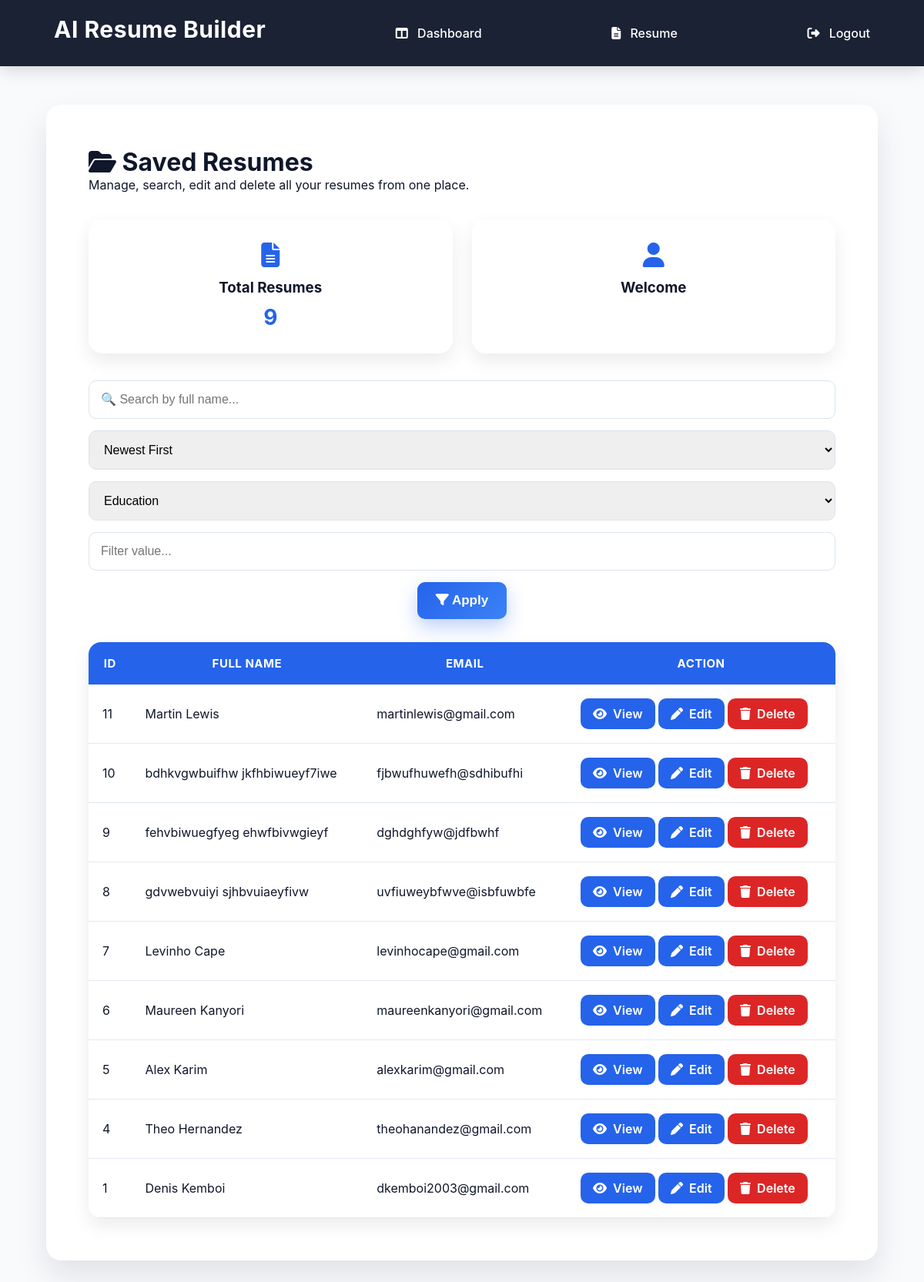
The page /dashboard (signed in) on the database as committed earlier.
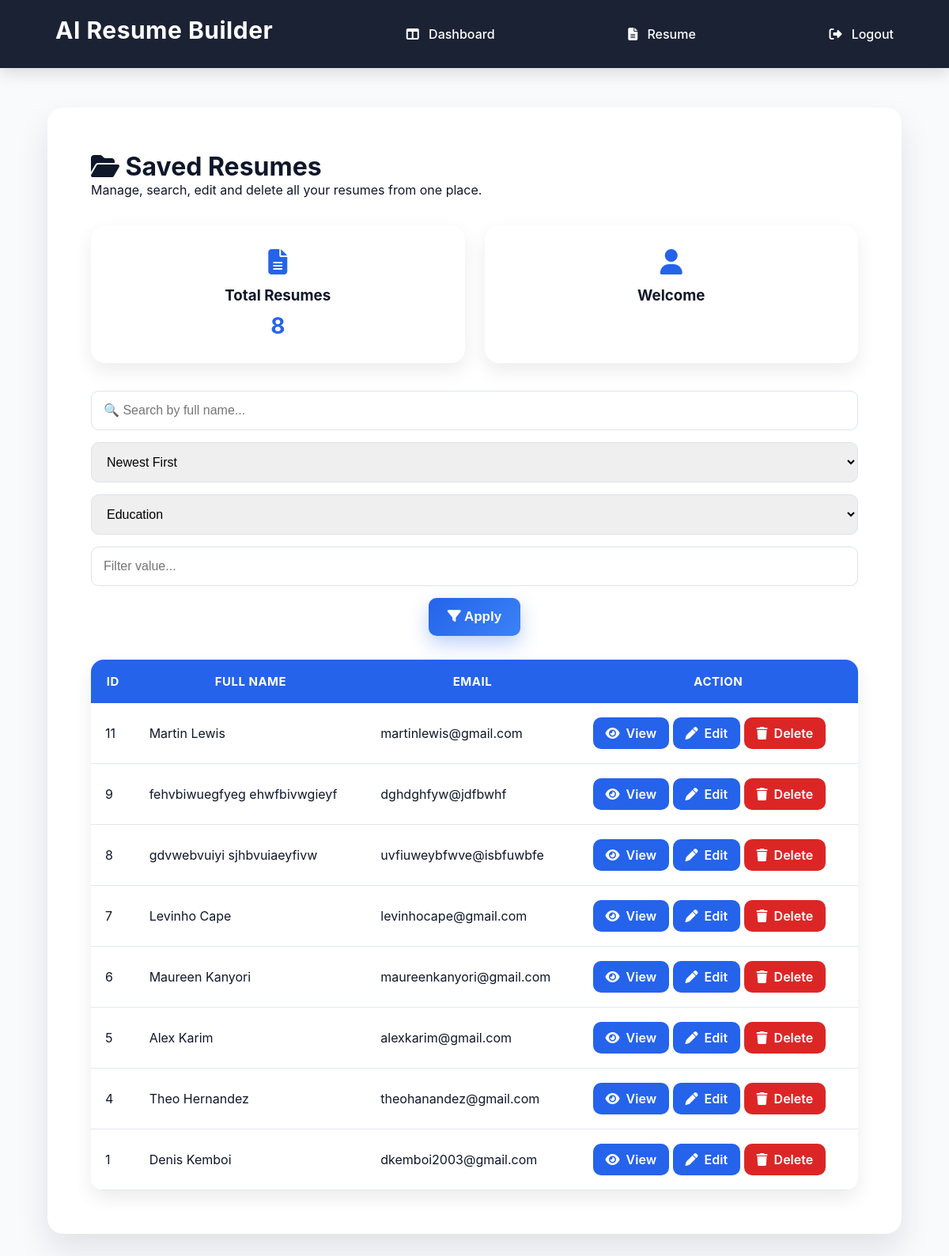
The same page on the database as committed later.
### tables this page shows
CREATE TABLE resumes(
            id INTEGER PRIMARY KEY AUTOINCREMENT,
            user_id INTEGER NOT NULL,
            full_name TEXT,
            email TEXT,
            phone TEXT,
            education TEXT,
            skills TEXT,
            experience TEXT,
            summary TEXT
        );

### app.py (the view)
@app.route("/dashboard")
def dashboard():
    if "user_id" not in session:
        return redirect(url_for("login"))
    user_id = session["user_id"]
    print(user_id)
    print(type(user_id))
    search_query = request.args.get("search", "")
    sort_by = request.args.get("sort", "newest")
    filter_type = request.args.get("filter_type", "")
    filter_value = request.args.get("filter_value", "")
    if search_query:
        resumes = search_resumes(user_id, search_query)
    elif filter_type and filter_value:
        resumes = filter_resumes(user_id, filter_type, filter_value)
    else:
        resumes = sort_resumes(user_id, sort_by)
    stats = get_dashboard_stats(user_id)
    return render_template(
        "dashboard.html",
        resumes=resumes,
        search_query=search_query,
        sort_by=sort_by,
        filter_type=filter_type,
        filter_value=filter_value,
        stats=stats
    )

### database/db.py (called while the page is built, shortened)
def sort_resumes(user_id, sort_by):
    conn = sqlite3.connect(DB_PATH)
    conn.row_factory = sqlite3.Row
    cursor = conn.cursor()
    if sort_by == "oldest":
        query = """
            SELECT id, full_name, email
            FROM resumes
            WHERE user_id = ?
            ORDER BY id ASC
        """
    else:
        query = """
            SELECT id, full_name, email
            FROM resumes
            WHERE user_id = ?
            ORDER BY id DESC
        """
    cursor.execute(query, (user_id,))
    resumes = cursor.fetchall()
    conn.close()
    return resumes

def get_dashboard_stats(user_id):
    conn = sqlite3.connect(DB_PATH)
    conn.row_factory = sqlite3.Row
    cursor = conn.cursor()
    cursor.execute("""
        SELECT COUNT(*)
        FROM resumes
        WHERE user_id = ?
    """, (user_id,))
    total_resumes = cursor.fetchone()[0]
    conn.close()
    return {
        "total_resumes": total_resumes
    }

### templates/dashboard.html (shortened to what this page needs)
{%extends  "base.html" %}
{% block content %}
<div class="resume-preview">
    <h1>
        <i class="fa-solid fa-folder-open"></i>
        Saved Resumes
    </h1>
    <p>
        Manage, search, edit and delete all your resumes from one place.
    </p>
    <div class="stats-container">
        <div class="stat-card">
            <i class="fa-solid fa-file-lines"></i>
            <h3>Total Resumes</h3>
            <p>{{ stats.total_resumes }}</p>
        </div>
        <div class="stat-card">
            <i class="fa-solid fa-user"></i>
            <h3>Welcome</h3>
        </div>
    </div>
    <form method="GET"
        action="{{ url_for('dashboard') }}"
        class="dashboard-toolbar">
        <input
            type="text"
            name="search"
            placeholder="🔍 Search by full name..."
            value="{{ search_query }}">
        <select name="sort">
            <option value="newest"
                {% if sort_by == "newest" %}selected{% endif %}>
                Newest First
            </option>
        </select>
        <select name="filter_type">
            <option value="education"
                {% if filter_type == "education" %}selected{% endif %}>
                Education
            </option>
        </select>
        <input
            type="text"
            name="filter_value"
            placeholder="Filter value..."
            value="{{ filter_value }}">
        <button type="submit">
            <i class="fa-solid fa-filter"></i>
            Apply
        </button>
    </form>
    <table class="dashboard-table">
        <thead>
            <tr>
                <th>ID</th>
                <th>Full Name</th>
                <th>Email</th>
                <th>Action</th>
            </tr>
        </thead>
        <tbody>
            {% for resume in resumes %}
            <tr>
                <td>{{ resume["id"] }}</td>
                <td>
                    {{ resume["full_name"] }}
                </td>
                <td>{{ resume["email"] }}</td>
                <td>
                    <a class="primary-btn"
                    href="{{ url_for('view_resume', resume_id=resume['id']) }}">
                        <i class="fa-solid fa-eye"></i> View
                    </a>
                    <a class="primary-btn"
                    href="{{ url_for('edit_resume', resume_id=resume['id']) }}">
                        <i class="fa-solid fa-pen"></i> Edit
                    </a>
                    <a class="danger-btn"
                    href="{{ url_for('delete_resume_route', resume_id=resume['id']) }}"
                    onclick="return confirm('Are you sure you want to delete this resume?');">
                        <i class="fa-solid fa-trash"></i> Delete
                    </a>
                </td>
            </tr>
            {% endfor %}
        </tbody>
    </table>
</div>
{% endblock %}

Rows that differ between the two databases and show on the page:
removed resumes: id "10", full_name "bdhkvgwbuifhw jkfhbiwueyf7iwe", email "fjbwufhuwefh@sdhibufhi"
Other text that changed with them:
{{ stats.total_resumes }}: "9" → "8"
